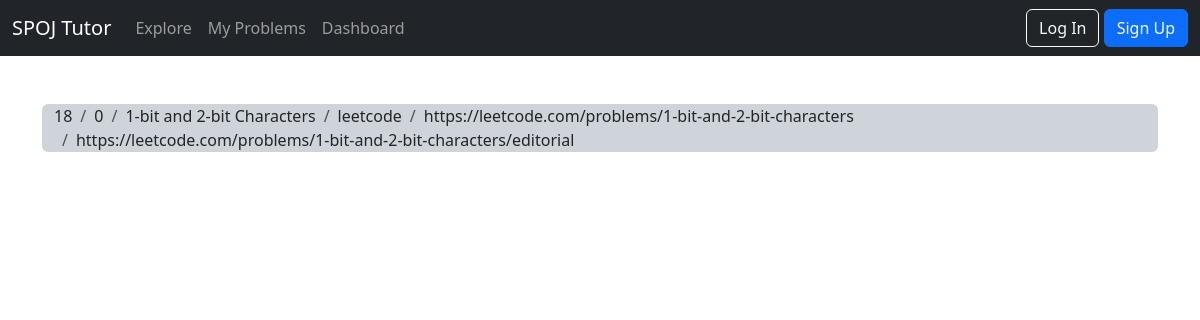
/tasks/18/, run on the app's committed database.
### tasks/models.py (models this page shows, shortened)
class Task(models.Model):
    id = models.AutoField(primary_key=True)
    difficulty = models.PositiveIntegerField()
    title = models.CharField(max_length=125)
    spoj = models.ForeignKey(Spoj, on_delete=models.CASCADE)
    class Meta:
        unique_together = ("title", "spoj")
    url = models.URLField(max_length=200, blank=True, null=True)
    solution_url = models.URLField(max_length=200, blank=True, null=True)

class Spoj(models.Model):
    name = models.CharField(max_length=255, primary_key=True)
    amount_of_difficulty_levels = models.IntegerField(null=False, blank=False)

### tasks/views.py (the view)
# urls.py: path('<int:task_id>/', views.single_task, name="single_task"),
def single_task(request, task_id):
    found_task = get_object_or_404(Task, pk=task_id)
    return render(request, 'tasks/task.html', {'task': found_task})

### templates/tasks/task.html
{% extends 'base.html' %}
{% block navbar_items %}
    <li class="nav-item">
        <a class="nav-link" href="{% url 'tasks' %}">Explore</a>
    </li>
    <li class="nav-item">
        <a class="nav-link" href="#">My Problems</a>
    </li>
    <li class="nav-item">
        <a class="nav-link" href="#">Dashboard</a>
    </li>
{% endblock navbar_items %}
{% block content %}
    <div class="container bg-dark-subtle rounded">
        <ol class="breadcrumb my-4">
            <li class="breadcrumb-item">{{ task.id }}</li>
            <li class="breadcrumb-item">{{ task.difficulty }}</li>
            <li class="breadcrumb-item">{{ task.title }}</li>
            <li class="breadcrumb-item">{{ task.spoj.name }}</li>
            <li class="breadcrumb-item">{{ task.url }}</li>
            <li class="breadcrumb-item">{{ task.solution_url }}</li>
        </ol>
    </div>
{% endblock content %}

### data on the page
Task: id "18", difficulty "0", title "1-bit and 2-bit Characters", spoj.name "leetcode", url "https://leetcode.com/problems/1-bit-and-2-bit-characters", solution_url "https://leetcode.com/problems/1-bit-and-2-bit-characters/editorial"
